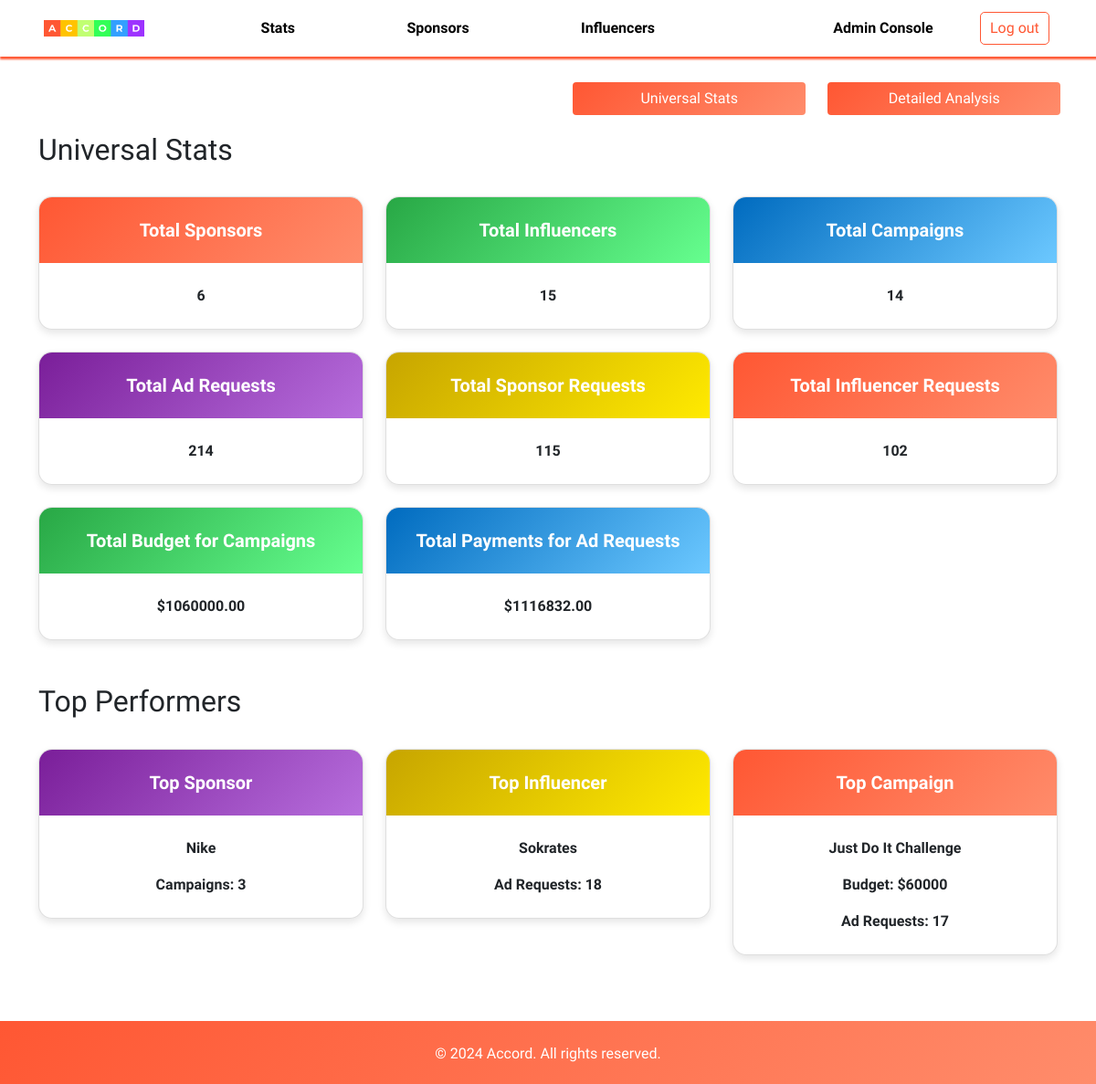
/admin-dashboard (signed in), run on the app's committed database.
### application/models.py (models this page shows, shortened)
class Sponsor(db.Model, UserMixin):
    __tablename__ = 'Sponsor'
    username = db.Column(db.String, primary_key=True)
    password = db.Column(db.String, nullable=False)
    company = db.Column(db.String)
    bio = db.Column(db.String)
    industry = db.Column(db.String)
    flag = db.Column(db.Integer)

class Influencer(db.Model, UserMixin):
    __tablename__ = 'Influencer'
    username = db.Column(db.String, primary_key=True)
    password = db.Column(db.String, nullable=False)
    name = db.Column(db.String)
    bio = db.Column(db.String)
    platforms = db.Column(db.String)
    category = db.Column(db.String)
    niche = db.Column(db.String)
    flag = db.Column(db.Integer)

class Campaign(db.Model):
    __tablename__ = 'Campaign'
    key = db.Column(db.Integer, primary_key=True, autoincrement=True)
    sponsor = db.Column(db.String, db.ForeignKey('Sponsor.username'), nullable=False)
    name = db.Column(db.String)
    description = db.Column(db.String)
    niche = db.Column(db.String)
    progress = db.Column(db.Integer)
    start_date = db.Column(db.Date)
    end_date = db.Column(db.Date)
    budget = db.Column(db.Integer)
    goals = db.Column(db.String)
    flag = db.Column(db.Integer)

### application/admin_controllers.py (the view)
@app.route('/admin-dashboard', methods=['GET', 'POST'])
@login_required
def admin_dashboard():
    if request.method == 'GET':
        unistats = {} # Stats for the universal stats section
        detstats = {} # Stats for the detailed analysis section
        if True:
            unistats['sponsors'] = db.session.query(Sponsor).count()
            unistats['influencers'] = db.session.query(Influencer).count()
            unistats['campaigns'] = db.session.query(Campaign).count()
            unistats['ad_requests'] = db.session.query(AdRequests).count()
            unistats['sponsor_requests'] = db.session.query(SponsorRequests).count()
            unistats['influencer_requests'] = db.session.query(InfluencerRequests).count()
            unistats['budget'] = db.session.query(db.func.sum(Campaign.budget)).scalar()
            unistats['payment'] = db.session.query(db.func.sum(AdRequests.payment)).scalar()
            unistats['top_sponsor'] = db.session.query(Sponsor.company, db.func.count(Campaign.key).label('campaign_count')).join(Campaign, Sponsor.username == Campaign.sponsor).group_by(Sponsor.username).order_by(db.func.count(Campaign.key).desc()).first()
            unistats['top_influencer'] = db.session.query(Influencer.name, db.func.count(AdRequests.key).label('adrequest_count')).join(AdRequests, Influencer.username == AdRequests.influencer).group_by(Influencer.username).order_by(db.func.count(AdRequests.key).desc()).first()
            unistats['top_campaign'] = db.session.query(Campaign.name, Campaign.budget, db.func.count(AdRequests.key).label('adrequest_count')).join(AdRequests, Campaign.key == AdRequests.campaign).group_by(Campaign.key).order_by(db.func.count(AdRequests.key).desc()).first()
        if True:
            influencers = db.session.query(Influencer).all()
            niches_influencers = [influencer.niche for influencer in influencers]
            niches_influencers = Counter(niches_influencers)
            detstats['niches_influencers'] = (list(niches_influencers.keys()), list(niches_influencers.values()))
            campaigns = db.session.query(Campaign).all()
            niches_campaigns = [campaign.niche for campaign in campaigns]
            niches_campaigns = Counter(niches_campaigns)
            detstats['niches_campaigns'] = (list(niches_campaigns.keys()), list(niches_campaigns.values()))
            ad_requests = db.session.query(AdRequests).all()
            niches = [ad_request.niche for ad_request in ad_requests]
            niches = Counter(niches)
            detstats['niches'] = (list(niches.keys()), list(niches.values()))
            categories_influencers = [influencer.category for influencer in influencers]
            categories_influencers = Counter(categories_influencers)
            detstats['categories_influencers'] = (list(categories_influencers.keys()), list(categories_influencers.values()))
            cumulative_budgets = []
            cumulative_sum = 0
            for campaign in campaigns:
                cumulative_sum += campaign.budget
                cumulative_budgets.append(cumulative_sum)
            detstats['cumulative_budgets'] = cumulative_budgets
            cumulative_payments = []
            cumulative_sum = 0
            for ad_request in ad_requests:
                cumulative_sum += ad_request.payment
                cumulative_payments.append(cumulative_sum)
            detstats['cumulative_payments'] = cumulative_payments
        return render_template('admindashboard.html', unistats=unistats, detstats=detstats)

### application/sponsor_controllers.py (called while the page is built)
@login_manager.user_loader
def load_user(username):
    if Admin.query.get(username):
        return Admin.query.get(username)
    elif Influencer.query.get(username):
        return Influencer.query.get(username)
    elif Sponsor.query.get(username):
        return Sponsor.query.get(username)

### templates/admindashboard.html (shortened to what this page needs)
<!DOCTYPE html>
<html>
<head>
    <link href="https://cdn.jsdelivr.net/npm/bootstrap@5.0.2/dist/css/bootstrap.min.css" rel="stylesheet">
    <link rel="stylesheet" href="https://cdnjs.cloudflare.com/ajax/libs/font-awesome/6.0.0-beta3/css/all.min.css">
    <link rel="stylesheet" href="{{ url_for('static', filename='admindashboard.css') }}">
    <link rel="stylesheet" href="{{ url_for('static', filename='nav.css') }}">
    <link rel="stylesheet" href="https://unpkg.com/swiper/swiper-bundle.min.css">
</head>
<body>
    <div class="nav-container">
        <nav class="navbar navbar-expand-lg bg-body-tertiary">
            <div class="container-fluid px-5">
                <img class="navbar-brand img-fluid" src="{{ url_for('static', filename='logo.png') }}" style="width: 10%;" />
                <div class="collapse navbar-collapse" id="navbarSupportedContent">
                    <ul class="navbar-nav me-auto mb-2 mb-lg-0">
                        <li class="nav-item">
                            <button class="nav-link btn" href="#" style="color: black; font-weight: bolder;">Stats</button>
                        </li>
                        <li class="nav-item">
                            <button class="nav-link btn" href="#" style="color: black; font-weight: bolder;" onclick="location.href='{{ url_for('admin_sponsors') }}'">Sponsors</button>
                        </li>
                        <li class="nav-item">
                            <button class="nav-link btn" aria-current="page" href="#" style="color: black; font-weight: bolder;" onclick="location.href='{{ url_for('admin_influencers') }}'">Influencers</button>
                        </li>
                    </ul>
                    <span class="me-5" style="color: black; font-weight: bolder;">Admin Console</span>
                    <form action="{{ url_for('logout') }}">
                        <button class="btn btn-outline-danger logout-btn" type="submit">Log out</button>
                    </form>
                </div>
            </div>
        </nav>
    </div>
    <div class="container mt-4">
        <div class="row mb-3 ms-auto" style="width: 50%;">
            <div class="col-6">
                <button class="btn btn-custom w-100" onclick="showSection('section1')">Universal Stats</button>
            </div>
            <div class="col-6">
                <button class="btn btn-custom w-100" onclick="showSection('section2')">Detailed Analysis</button>
            </div>
        </div>
        <div id="section1" style="display: block;">
            <h2>Universal Stats</h2>
            <br>
            <div class="row">
                <div class="col-4">
                    <div class="card mb-4">
                        <div class="stat-card-header">
                            <h5 class="card-title"><strong>Total Sponsors</strong></h5>
                        </div>
                        <div class="card-body">
                            <div>
                                <p class="card-text card-text-center"><strong>{{ unistats['sponsors'] }}</strong></p>
                            </div>
                        </div>
                    </div>
                </div>
                <div class="col-4">
                    <div class="card mb-4">
                        <div class="stat-card-header">
                            <h5 class="card-title"><strong>Total Influencers</strong></h5>
                        </div>
                        <div class="card-body">
                            <div>
                                <p class="card-text card-text-center"><strong>{{ unistats['influencers'] }}</strong></p>
                            </div>
                        </div>
                    </div>
                </div>
                <div class="col-4">
                    <div class="card mb-4">
                        <div class="stat-card-header">
                            <h5 class="card-title"><strong>Total Campaigns</strong></h5>
                        </div>
                        <div class="card-body">
                            <div>
                                <p class="card-text card-text-center"><strong>{{ unistats['campaigns'] }}</strong></p>
                            </div>
                        </div>
                    </div>
                </div>
                <div class="col-4">
                    <div class="card mb-4">
                        <div class="stat-card-header">
                            <h5 class="card-title"><strong>Total Ad Requests</strong></h5>
                        </div>
                        <div class="card-body">
                            <div>
                                <p class="card-text card-text-center"><strong>{{ unistats['ad_requests'] }}</strong></p>
                            </div>
                        </div>
                    </div>
                </div>
                <div class="col-4">
                    <div class="card mb-4">
                        <div class="stat-card-header">
                            <h5 class="card-title"><strong>Total Sponsor Requests</strong></h5>
                        </div>
                        <div class="card-body">
                            <div>
                                <p class="card-text card-text-center"><strong>{{ unistats['sponsor_requests'] }}</strong></p>
                            </div>
                        </div>
                    </div>
                </div>
                <div class="col-4">
                    <div class="card mb-4">
                        <div class="stat-card-header">
                            <h5 class="card-title"><strong>Total Influencer Requests</strong></h5>
                        </div>
                        <div class="card-body">
                            <div>
                                <p class="card-text card-text-center"><strong>{{ unistats['influencer_requests'] }}</strong></p>
                            </div>
                        </div>
                    </div>
                </div>
                <div class="col-4">
                    <div class="card mb-4">
                        <div class="stat-card-header">
                            <h5 class="card-title"><strong>Total Budget for Campaigns</strong></h5>
                        </div>
                        <div class="card-body">
                            <div>
                                <p class="card-text card-text-center"><strong>${{ unistats['budget'] }}.00</strong></p>
                            </div>
                        </div>
                    </div>
                </div>
                <div class="col-4">
                    <div class="card mb-4">
                        <div class="stat-card-header">
                            <h5 class="card-title"><strong>Total Payments for Ad Requests</strong></h5>
                        </div>
                        <div class="card-body">
                            <div>
                                <p class="card-text card-text-center"><strong>${{ unistats['payment'] }}.00</strong></p>
                            </div>
                        </div>
                    </div>
                </div>
            </div>
            <br>
            <h2>Top Performers</h2>
            <br>
            <div class="row">
                <div class="col-4">
                    <div class="card mb-4">
                        <div class="stat-card-header">
                            <h5 class="card-title"><strong>Top Sponsor</strong></h5>
                        </div>
                        <div class="card-body">
                            <div>
                                <p class="card-text card-text-center"><strong>{{ unistats['top_sponsor'].company }}</strong></p>
                                <p class="card-text card-text-center"><strong>Campaigns: {{ unistats['top_sponsor'].campaign_count }}</strong></p>
                            </div>
                        </div>
                    </div>
                </div>
                <div class="col-4">
                    <div class="card mb-4">
                        <div class="stat-card-header">
                            <h5 class="card-title"><strong>Top Influencer</strong></h5>
                        </div>
                        <div class="card-body">
                            <div>
                                <p class="card-text card-text-center"><strong>{{ unistats['top_influencer'].name }}</strong></p>
                                <p class="card-text card-text-center"><strong>Ad Requests: {{ unistats['top_influencer'].adrequest_count }}</strong></p>
                            </div>
                        </div>
                    </div>
                </div>
                <div class="col-4">
                    <div class="card mb-4">
                        <div class="stat-card-header">
                            <h5 class="card-title"><strong>Top Campaign</strong></h5>
                        </div>
                        <div class="card-body">
                            <div>
                                <p class="card-text card-text-center"><strong>{{ unistats['top_campaign'].name }}</strong></p>
                                <p class="card-text card-text-center"><strong>Budget: ${{ unistats['top_campaign'].budget }}</strong></p>
                                <p class="card-text card-text-center"><strong>Ad Requests: {{ unistats['top_campaign'].adrequest_count }}</strong></p>
                            </div>
                        </div>
                    </div>
                </div>
            </div>
        </div>
    </div>
    <br><br>
    <footer class="footer text-white text-center">
        <div class="container">
            <br>
            <p>&copy; 2024 Accord. All rights reserved.</p>
        </div>
    </footer>
</body>
</html>

### static/admindashboard.css (style rules this page uses)
.gradient-1 { background: linear-gradient(135deg, #FF5733, #FF8C6B); }
.gradient-2 { background: linear-gradient(135deg, #28A745, #66FF8F); }
.gradient-3 { background: linear-gradient(135deg, #006BBF, #6CC8FF); }
.gradient-4 { background: linear-gradient(135deg, #7A1E99, #B76EDD); }
.gradient-5 { background: linear-gradient(135deg, #C7A500, #FFEA00); }
.card { box-shadow: 0 1px 1px 0 black; }
.card { border-radius: 15px; overflow: hidden; box-shadow: 0 4px 8px rgba(0,0,0,0.1); }
.card-body { padding: 1.5rem; }
.card-text-center { text-align: center; }
.stat-card-header { color: white; padding: 1rem; padding-top: 1.5rem; text-align: center; }
.btn-custom { background: linear-gradient(135deg, #FF5733, #FF8C6B); color: white; border: none; transition: background 0.3s ease; }
.btn { margin: 0.2rem; }

### static/nav.css (style rules this page uses)
body { font-family: "Domine", serif; }
.navbar-brand { height: fit-content; width: 10%; }
.navbar { box-shadow: 1px 2px 2px 1px #FF5733; }
.navbar-nav .nav-item { margin-left: 100px; }
.nav-link { border: none; }
.logout-btn { background-color: white; color: #FF5733; border: 1px solid #FF5733; border-radius: 5px; padding: 5px 10px; cursor: pointer; }
.footer { background: linear-gradient(135deg, #FF5733, #FF8C6B); color: white; text-align: center; padding-bottom: 5px; margin-top: auto; }

### data on the page
Sponsor: top_sponsor.company "Nike"
Influencer: top_influencer.name "Sokrates"
Campaign: top_campaign.name "Just Do It Challenge", top_campaign.budget "60000"

### other printed values
{{ unistats['sponsors'] }} "6"
{{ unistats['influencers'] }} "15"
{{ unistats['campaigns'] }} "14"
{{ unistats['ad_requests'] }} "214"
{{ unistats['sponsor_requests'] }} "115"
{{ unistats['influencer_requests'] }} "102"
{{ unistats['budget'] }} "1060000"
{{ unistats['payment'] }} "1116832"
{{ unistats['top_sponsor'].campaign_count }} "3"
{{ unistats['top_influencer'].adrequest_count }} "18"
{{ unistats['top_campaign'].adrequest_count }} "17"
